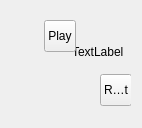
<?xml version="1.0" encoding="UTF-8"?>
<ui version="4.0">
 <class>SimulationControls</class>
 <widget class="QWidget" name="SimulationControls">
  <property name="geometry">
   <rect>
    <x>0</x>
    <y>0</y>
    <width>142</width>
    <height>128</height>
   </rect>
  </property>
  <property name="minimumSize">
   <size>
    <width>96</width>
    <height>96</height>
   </size>
  </property>
  <property name="maximumSize">
   <size>
    <width>16384</width>
    <height>16384</height>
   </size>
  </property>
  <property name="windowTitle">
   <string>Form</string>
  </property>
  <layout class="QGridLayout" name="gridLayout_2">
   <item row="0" column="0">
    <spacer name="horizontalSpacer_2">
     <property name="orientation">
      <enum>Qt::Horizontal</enum>
     </property>
     <property name="sizeHint" stdset="0">
      <size>
       <width>31</width>
       <height>20</height>
      </size>
     </property>
    </spacer>
   </item>
   <item row="0" column="1">
    <widget class="QWidget" name="widget" native="true">
     <property name="minimumSize">
      <size>
       <width>96</width>
       <height>96</height>
      </size>
     </property>
     <property name="maximumSize">
      <size>
       <width>96</width>
       <height>96</height>
      </size>
     </property>
     <layout class="QGridLayout" name="gridLayout">
      <item row="0" column="1" rowspan="2" colspan="2">
       <widget class="QLabel" name="statusLabel">
        <property name="minimumSize">
         <size>
          <width>64</width>
          <height>64</height>
         </size>
        </property>
        <property name="maximumSize">
         <size>
          <width>64</width>
          <height>64</height>
         </size>
        </property>
        <property name="text">
         <string>TextLabel</string>
        </property>
       </widget>
      </item>
      <item row="1" column="0">
       <spacer name="verticalSpacer">
        <property name="orientation">
         <enum>Qt::Vertical</enum>
        </property>
        <property name="sizeHint" stdset="0">
         <size>
          <width>13</width>
          <height>24</height>
         </size>
        </property>
       </spacer>
      </item>
      <item row="2" column="1">
       <spacer name="horizontalSpacer">
        <property name="orientation">
         <enum>Qt::Horizontal</enum>
        </property>
        <property name="sizeHint" stdset="0">
         <size>
          <width>24</width>
          <height>13</height>
         </size>
        </property>
       </spacer>
      </item>
      <item row="0" column="0">
       <widget class="QToolButton" name="topButton">
        <property name="minimumSize">
         <size>
          <width>32</width>
          <height>32</height>
         </size>
        </property>
        <property name="maximumSize">
         <size>
          <width>32</width>
          <height>32</height>
         </size>
        </property>
        <property name="text">
         <string>Play</string>
        </property>
       </widget>
      </item>
      <item row="2" column="2">
       <widget class="QToolButton" name="bottomButton">
        <property name="minimumSize">
         <size>
          <width>32</width>
          <height>32</height>
         </size>
        </property>
        <property name="maximumSize">
         <size>
          <width>32</width>
          <height>32</height>
         </size>
        </property>
        <property name="text">
         <string>Reset</string>
        </property>
       </widget>
      </item>
     </layout>
    </widget>
   </item>
   <item row="1" column="1">
    <spacer name="verticalSpacer_2">
     <property name="orientation">
      <enum>Qt::Vertical</enum>
     </property>
     <property name="sizeHint" stdset="0">
      <size>
       <width>20</width>
       <height>17</height>
      </size>
     </property>
    </spacer>
   </item>
  </layout>
 </widget>
 <resources/>
 <connections/>
</ui>
